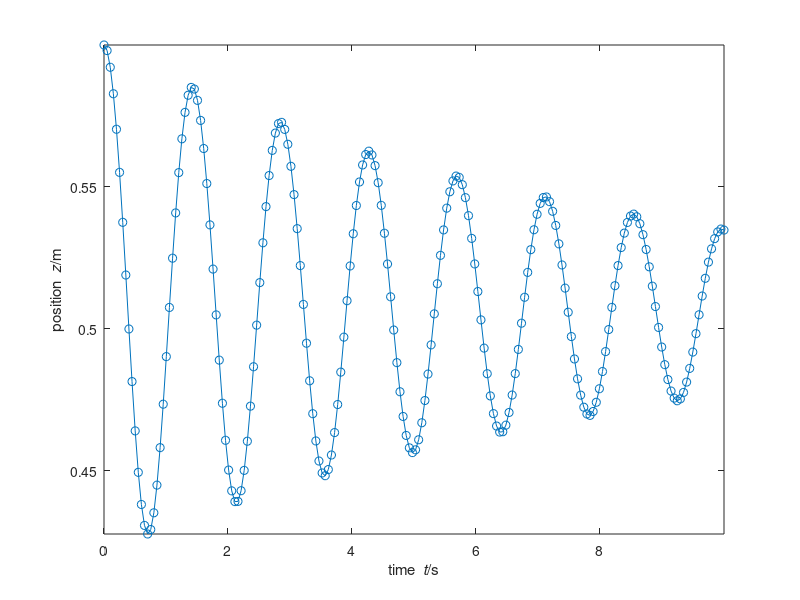
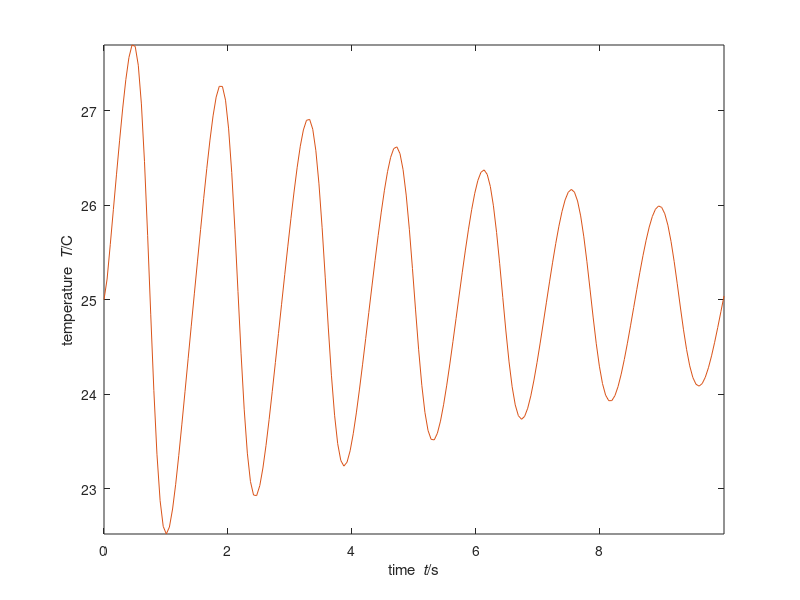
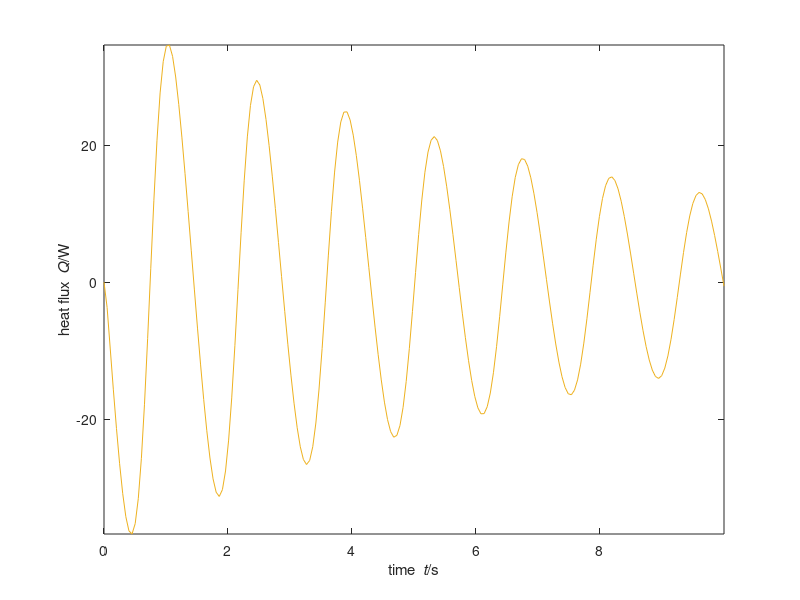

Source code (MATLAB) for these figures, in order:
%% SI units used throughout
%% Simulation of ideal gas in 1D
%% Coordinate z
N = 0.02; % amount of ideal gas
A = 0.01; % area of piston
z0 = 0.6; % initial position of piston
v0 = 0; % initial velocity of piston
T0 = 273.15+25; % initial temperature of gas
m = 10; % mass of piston
k = 80*sqrt(4*pi*A); % heat conductivity
%% Fatm = -1e5 * A; % atmospheric force
%%
R = 8.31446261815; % gas constant
C = 20; % molar heat capacity
H = 18e-6 * (4/3 + 0.7); % viscosity
g = 9.80665; % gravitational acceleration
G = -m*g; % gravity supply of momentum to piston
%%
t0 = 0; % initial time
t1 = 10; % final time, can also be earlier than initial
dt = 0.001; % time step, negative if backward time integration %@
%% adjust final time if not multiple of timestep
t1 = t1 + mod(t1-t0,dt);
%% check if timestep and time interval are consistent
if (t1-t0)*dt <= 0
  error('time interval inconsistent with timestep');
end
%% Save values of all quantities at some steps during the simulation,
%% for subsequente analysis or plotting
%% (saving at all timesteps could be too costly)
Nsaves = 200; % number of timepoints to save during the simulation
%% Calculate time interval for saving
dsave = (t1-t0)/(Nsaves-1);
if abs(dsave) < abs(dt)
  error('time interval between saves is smaller than timestep')
end
%% Initialize vectors to contain saved values
tSave = nan(Nsaves,1);
zSave = nan(Nsaves,1);
vSave = nan(Nsaves,1);
TSave = nan(Nsaves,1);
FSave = nan(Nsaves,1);
%% Save initial values
i = 1; % index that keeps count of savepoints
tSave(1) = t0;
zSave(1) = z0;
vSave(1) = v0;
TSave(1) = T0;
FSave(1) = (N*R*T0 - A*H*v0)/z0;
%% Initialize plot
cols = get(0, 'DefaultAxesColorOrder');
plot(tSave(1), zSave(1), 'o','Color',cols(1,:)); axis('tight');
xlabel('time {\it t}/s'); ylabel('position {\it z}/m'); hold on;
%% %@
%% Numerical time integration
%% Initialize
t = t0;
z = z0;
v = v0;
T = T0;
U = C*N*T0;
P = m*v0;
%% loop
while sign(dt)*t < sign(dt)*t1 % possible backward time integration
  %% update time
  t = t + dt;
  %% constitutive relation for force on piston
  %% same as *minus* force on gas
  F = (N*R*T - A*H*v)/z;
  %% constitutive relation for heat flux
  Q = k*(T0 - T)*z;
  %% update internal energy of gas
  U = U + (Q - F*v)*dt;
  %% update temperature of gas
  T = U/(C*N);
  %% update momentum of piston
  P = P + (F + G)*dt;
  %% update velocity of piston
  v = P/m;
  %% update position of piston
  z = z + v*dt; %@
  %% Check whether to save & plot at this step
  if min(abs([0 dsave] - mod(t-t0, dsave))) <= abs(dt)/2
    i = i+1;
    tSave(i) = t;
    zSave(i) = z;
    vSave(i) = v;
    TSave(i) = T;
    FSave(i) = F;
    plot(t, z, 'o','Color',cols(1,:));
    pause(0.001);
  end %@
end %@
%% Plot trajectory
plot(tSave,zSave,'-','Color',cols(1,:));
figure();
plot(tSave,TSave-273.15,'-','Color',cols(2,:)); axis('tight');
xlabel('time {\it t}/s'); ylabel('temperature {\it T}/C');
figure();
plot(tSave,(T0-TSave)*k.*zSave,'-','Color',cols(3,:)); axis('tight');
xlabel('time {\it t}/s'); ylabel('heat flux {\it Q}/W');
